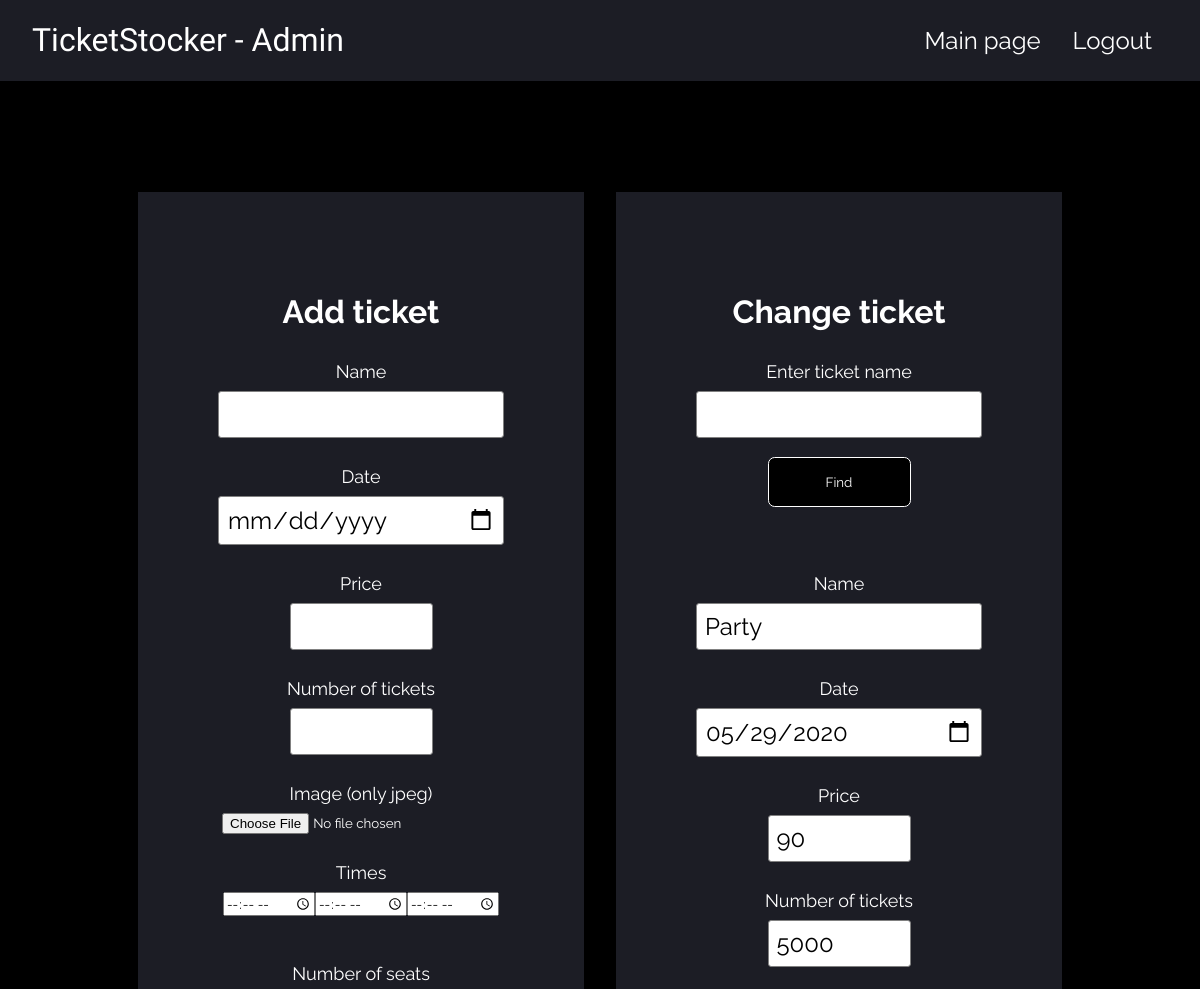
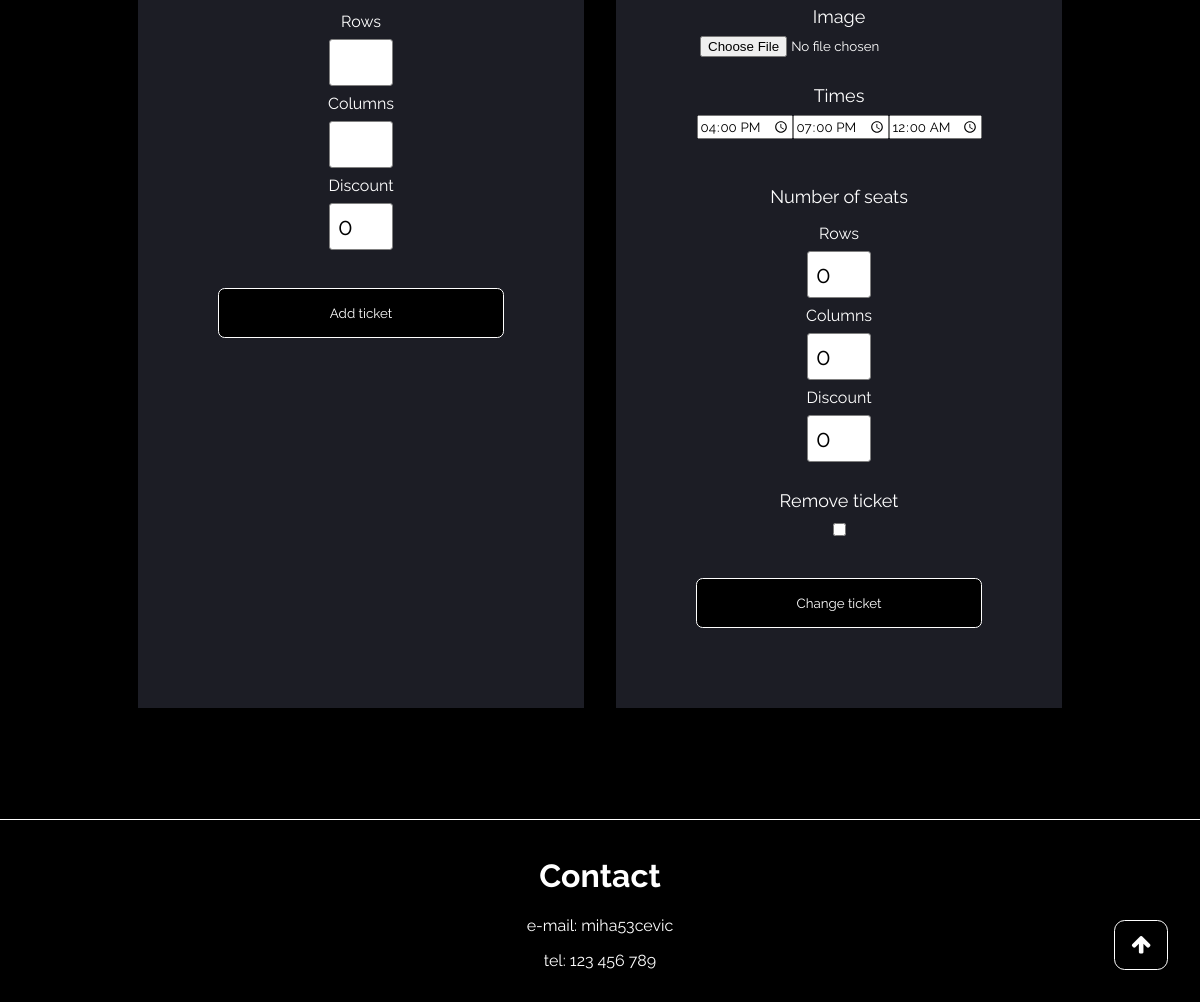
Screenshot of /admin/admin.php?change_ticket_name=Party with the database file from the repository (2 pictures, top to bottom).
### tables this page shows
CREATE TABLE `ticket` (
  `id` int(11) NOT NULL,
  `name` varchar(255) NOT NULL,
  `date` date NOT NULL,
  `price` int(11) NOT NULL
);

CREATE TABLE `ticket_num` (
  `id` int(11) NOT NULL,
  `ticket_num` int(11) NOT NULL
);

CREATE TABLE `times` (
  `id` int(11) NOT NULL,
  `time1` time NOT NULL,
  `time2` time DEFAULT NULL,
  `time3` time DEFAULT NULL
);

CREATE TABLE `seats` (
  `id` int(11) NOT NULL,
  `row` int(11) NOT NULL,
  `col` int(11) NOT NULL
);

CREATE TABLE `discounts` (
  `id` int(11) NOT NULL,
  `discount` int(11) NOT NULL
);

### src/includes/utils.php (called while the page is built, shortened)
<?php
require_once 'SqlHandler.php';
function sql_data_exists($handler) {
    return count($handler->data) > 0;
}
?>

### src/includes/SqlHandler.php (called while the page is built, shortened)
<?php
    class SqlHandler {
        public $mysqli;
        function __construct($ip, $user, $pass, $database) {
            $this->mysqli = mysqli_connect($ip, $user, $pass, $database);
        }
        function querry($sql, $read) {
            $result = mysqli_query($this->mysqli, $sql);
            return true;
        }
    };
?>

### src/admin/admin.php (the view, shortened to what this page needs)
<?php
    if (!empty($_GET)) {
        $name = $_GET["change_ticket_name"];
        require_once '../includes/utils.php';
        $handler = createSqlHandler();
        $handler->querry("SELECT id FROM ticket WHERE ticket.name = '$name'", true);
        if (sql_data_exists($handler)) {
            $id = $handler->data[0]['id'];
            $handler->querry("SELECT * FROM ticket, seats, ticket_num, times, discounts WHERE ticket.id = '$id' AND seats.id = '$id' AND ticket_num.id = '$id' AND times.id = '$id' AND discounts.id = '$id'", true);
        }
        if (sql_data_exists($handler)) {
            $exists = true;
            $date = $handler->data[0]['date'];
            $price = $handler->data[0]['price'];
            $ticket_num = $handler->data[0]['ticket_num'];
            $ticket_time1 = $handler->data[0]['time1'];
            $ticket_time2 = $handler->data[0]['time2'];
            $ticket_time3 = $handler->data[0]['time3'];
            $ticket_row = $handler->data[0]['row'];
            $ticket_col = $handler->data[0]['col'];
            $discount = $handler->data[0]['discount'];
        } else {
            $exists = false;
        }
    }
?>
<!DOCTYPE html>
<html lang="en">
<head>
    <link rel='stylesheet' href='https://cdnjs.cloudflare.com/ajax/libs/font-awesome/4.7.0/css/font-awesome.min.css'>
    <link rel="stylesheet" href="../main.css">
</head>
<body>
    <a href="#top" class="fa fa-arrow-up fa-lg top-icon button"></a>
    <main class="main">
        <header class="header bg-sec-colour">
            <h1 class="header-title"> <a href="../index.php" class="header-title">TicketStocker - Admin</a> </h1>
            <a class="header-item" href="../index.php">Main page</a>
            <a class="header-item" href="../logout.php">Logout</a>
        </header>
        <br><br><br><br><br>
        <div class="row">
            <div class="container bg-sec-colour" style="color: white;">
                <div class="content paddingL">
                    <form action='../server_requests/add_ticket.php' method='POST' enctype='multipart/form-data'>
                        <h1 style="color: white;">Add ticket</h1>
                        <p class="pHeader">Name</p>
                        <input class="text-field" type="text" name='ticket_name' required><br><br>
                        <p class="pHeader">Date</p>
                        <input class="text-field" type="date" name='ticket_date' required><br><br>
                        <p class="pHeader">Price</p>
                        <input class="text-field w50" type="number" name='ticket_price'>
                        <br><br>
                        <p class="pHeader">Number of tickets</p>
                        <input class="text-field w50" type="text" name='ticket_num' required><br><br>
                        <p class="pHeader">Image (only jpeg)</p>
                        <input type="file" accept="image/jpeg" name='ticket_img' id='ticket_img' required><br><br>
                        <p class="pHeader">Times</p>
                        <div class="row justify-content-center">
                            <input type="time" name='ticket_time1'>
                            <input type="time" name='ticket_time2'>
                            <input type="time" name='ticket_time3'>
                        </div><br><br>
                        <p class="pHeader">Number of seats</p>
                        <p class="pText">Rows</p>
                        <input type="number" class="text-field" style="width: 4rem;" name='ticket_row' required>
                        <p class="pText">Columns</p>
                        <input type="number" class="text-field" style="width: 4rem;" name='ticket_col' required>
                        <p class="pText">Discount</p>
                        <input type="number" class="text-field" max="100" min="0" value="0" style="width: 4rem;" name='discount' required>
                        <br><br><br>
                        <input type='submit' class="button w100" value='Add ticket'></input>
                </div>
            </div>
            <div class="container bg-sec-colour" style="color: white;">
                <div class="content paddingL">
                    <form action='' method='GET'>
                        <h1 style="color: white;">Change ticket</h1>
                        <p class="pHeader">Enter ticket name</p>
                        <input class="text-field w100" type="text" name='change_ticket_name'><br><br>
                        <input type="submit" value='Find' class="button w50">
                    </form><br><br><br>
                    <?php
                        if (isset($exists) && $exists) {
                            printf('<form action="../server_requests/change_ticket.php" method="POST" enctype="multipart/form-data">');
                            printf('<p class="pHeader">Name</p>');
                            printf('<input class="text-field" type="text" name="ticket_name" value="%s"><br><br>', $name);
                            printf('<p class="pHeader">Date</p>');
                            printf('<input class="text-field" type="date" name="ticket_date" value="%s"><br><br>', $date);
                            printf('<p class="pHeader">Price</p>');
                            printf('<input class="text-field w50" type="number" name="ticket_price" value="%s">', $price);
                            printf('<br><br>');
                            printf('<p class="pHeader">Number of tickets</p>');
                            printf('<input class="text-field w50" type="text" name="ticket_num" value="%s"><br><br>', $ticket_num);
                            printf('<p class="pHeader">Image</p>');
                            printf('<input type="file" accept="image/jpeg" name="ticket_img"><br><br>');
                            printf('<p class="pHeader">Times</p>');
                            printf('<div class="row justify-content-center">');
                            printf('<input type="time" name="ticket_time1" value="%s">', $ticket_time1);
                            printf('<input type="time" name="ticket_time2" value="%s">', $ticket_time2);
                            printf('<input type="time" name="ticket_time3" value="%s">', $ticket_time3);
                            printf('</div><br><br>');
                            printf('<p class="pHeader">Number of seats</p>');
                            printf('<p class="pText">Rows</p>');
                            printf('<input type="number" class="text-field" style="width: 4rem;" name="ticket_row" value="%s">', $ticket_row);
                            printf('<p class="pText">Columns</p>');
                            printf('<input type="number" class="text-field" style="width: 4rem;" name="ticket_col" value="%s">', $ticket_col);
                            printf('<p class="pText">Discount</p>');
                            printf('<input type="number" class="text-field" max="100" min="0" value="%s" style="width: 4rem;" name="discount">', $discount);
                            printf('<br><br>');
                            printf('<p class="pHeader">Remove ticket</p>');
                            printf('<input type="checkbox" name="ticket_remove">');
                            printf('<br><br><br>');
                            printf('<input type="hidden" name="id" value="%s">', $id);
                            printf('<input type="submit" class="button w100" value="Change ticket"></input>');
                            printf('</form>');
                        } else if (isset($exists) && !$exists) {
                            print('<p style="color: red"> Ticket does not exist! </p>');
                        }
                    ?>
                </div>
            </div>
        </div>
        <br><br><br><br><br>
        <?php
            include 'includes/footer.php';
        ?>
    </main>
</html>

### src/main.css (style rules this page uses)
* { box-sizing: border-box; font-family: Raleway; }
body { margin: 0; background-color: black; }
html { scroll-behavior: smooth; }
.main { display: flex; flex-direction: column; align-items: center; transition: margin-right 0.5s; }
.header { display: flex; flex-direction: row; width: 100%; text-align: center; background-color: transparent; padding: 0 2rem 0 2rem; }
.header-title { color: white; flex: 1; text-align: left; font-family: "Allerta Stencil"; font-weight: normal; text-decoration: none; }
.header-item { text-decoration: none; color: white; padding: 1rem; align-self: center; font-size: x-large; }
.button { background-color: black; border: 0; color: white; padding: 1rem; border-radius: 0.5em; border: 1px solid white; text-decoration: none; }
.top-icon { text-decoration: none; position: fixed; right: 2rem; bottom: 2rem; z-index: 2; }
.pHeader { padding: 0.5em; font-size: large; margin: 0; color: white; }
.pText { padding: 0.5em; font-size: medium; margin: 0; color: white; }
.text-field { border: 1px solid grey; border-radius: 0.2rem; font-size: x-large; padding: 0.5rem; width: 100%; }
.container { display: flex; flex-direction: column; margin: 1rem; background-color: #1C1D25; }
.content { padding: 1rem; text-align: center; }
.row { display: flex; flex-direction: row; }
.justify-content-center { justify-content: center; }
.bg-sec-colour { background-color: #1C1D25; }
.w100 { width: 100%; }
.w50 { width: 50%; }
.paddingL { padding: 5rem; }

### rows the page displays
ticket: ticket_date "05/29/2020", ticket_price "90", ticket_num "5000", ticket_time1 "16:00:00", ticket_time2 "19:00:00", ticket_time3 "00:00:00", ticket_row "0", ticket_col "0", discount "0"
